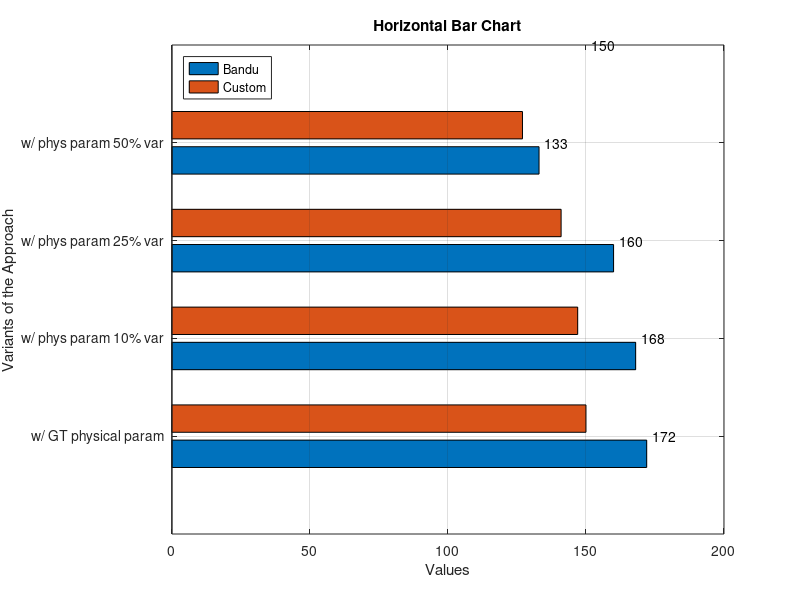

This chart was generated by the following MATLAB code:
% Data provided
data = [
    172, 150;
    168, 147;
    160, 141;
    133, 127
];

% Dataset names
datasets = {'Bandu', 'Custom'};

% Approach name
approach = 'Sym Plan + Geom simpl + SBI-SNRE';

% Variants of the approach
variants = {
    'w/ GT physical param',
    'w/ phys param 10% var',
    'w/ phys param 25% var',
    'w/ phys param 50% var'
};

% Create the horizontal bar chart
h = barh(data, 'grouped');
set(gca, 'YTickLabel', variants);
xlabel('Values');
ylabel('Variants of the Approach');
title('Horizontal Bar Chart');

% Add data labels
for i = 1:numel(data)
    text(data(i)+2, i, num2str(data(i)), 'VerticalAlignment', 'middle');
end

% Show grid
grid on;

% Create legend
legend(datasets, 'Location', 'northwest');

% Adjust figure size
figurePosition = [100, 100, 800, 400];
set(gcf, 'Position', figurePosition);